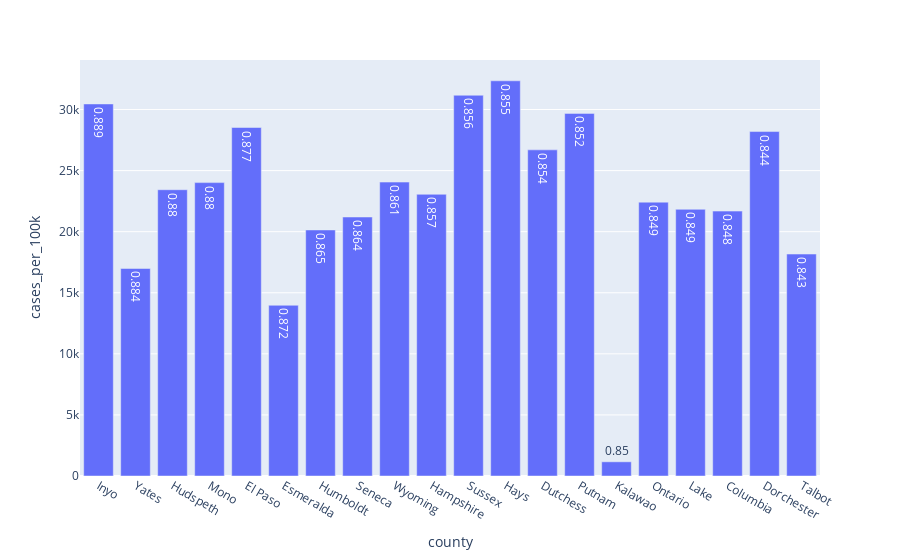

Notebook cell for this chart:
### Code cell
px.bar(df.sort_values(by = 'ALWAYS',ascending=False).head(20), y='cases_per_100k', x='county', text='ALWAYS')

### Figure 1 — Plotly figure (JSON) as saved in the notebook; plotly's stock layout.template omitted (floating-point values rounded to 4 significant figures)
{"data": [{"alignmentgroup": "True", "hovertemplate": "county=%{x}<br>cases_per_100k=%{y}<br>ALWAYS=%{text}<extra></extra>", "legendgroup": "", "marker": {"color": "#636efa", "pattern": {"shape": ""}}, "name": "", "offsetgroup": "", "orientation": "v", "showlegend": false, "text": [0.889, 0.884, 0.88, 0.88, 0.877, 0.872, 0.865, 0.864, 0.861, 0.857, 0.856, 0.855, 0.854, 0.852, 0.85, 0.849, 0.849, 0.848, 0.844, 0.843], "textposition": "auto", "type": "bar", "x": ["Inyo", "Yates", "Hudspeth", "Mono", "El Paso", "Esmeralda", "Humboldt", "Seneca", "Wyoming", "Hampshire", "Sussex", "Hays", "Dutchess", "Putnam", "Kalawao", "Ontario", "Lake", "Columbia", "Dorchester", "Talbot"], "xaxis": "x", "y": [30460.0, 16990.0, 23430.0, 24020.0, 28530.0, 13970.0, 20140.0, 21200.0, 24060.0, 23060.0, 31170.0, 32350.0, 26700.0, 29680.0, 1163.0, 22420.0, 21830.0, 21680.0, 28200.0, 18170.0], "yaxis": "y"}], "layout": {"autosize": true, "barmode": "relative", "legend": {"tracegroupgap": 0}, "margin": {"t": 60}, "xaxis": {"anchor": "y", "autorange": true, "domain": [0, 1], "range": [-0.5, 19.5], "title": {"text": "county"}, "type": "category"}, "yaxis": {"anchor": "x", "autorange": true, "domain": [0, 1], "range": [0, 34050.0], "title": {"text": "cases_per_100k"}, "type": "linear"}}}
